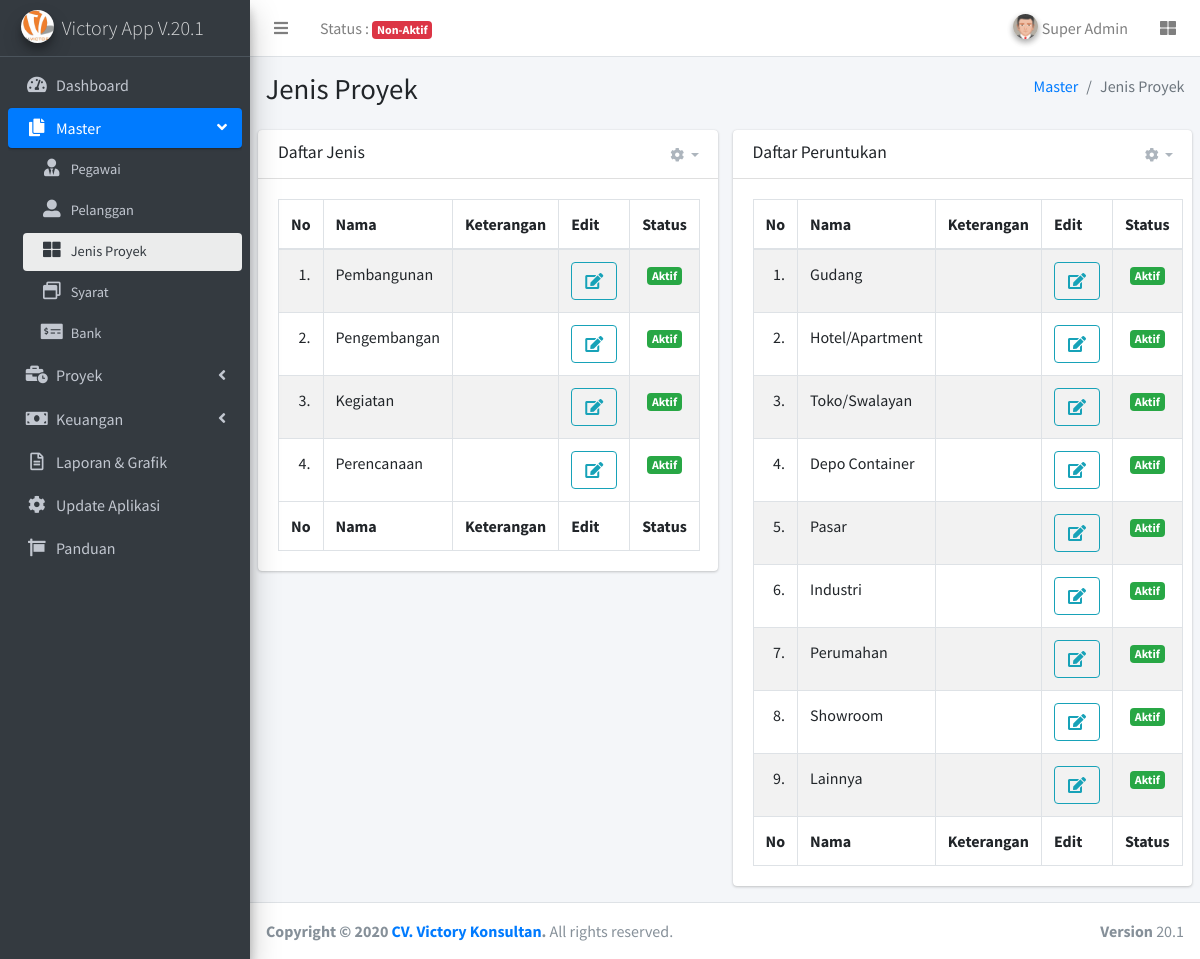
The page /jenisProyek (signed in) on the database its author committed.
### tables this page shows
CREATE TABLE `sim_jenis` (
  `ID` bigint(20) NOT NULL AUTO_INCREMENT,
  `NAMA` varchar(100) NOT NULL,
  `KODE` varchar(25) NOT NULL,
  `KETERANGAN` varchar(200) NOT NULL,
  `STATUS` tinyint(1) NOT NULL,
  PRIMARY KEY (`ID`)
);

CREATE TABLE `sim_peruntukan` (
  `ID` bigint(20) NOT NULL AUTO_INCREMENT,
  `NAMA` varchar(100) NOT NULL,
  `KODE` varchar(25) NOT NULL,
  `KETERANGAN` varchar(200) NOT NULL,
  `STATUS` tinyint(1) NOT NULL,
  PRIMARY KEY (`ID`)
);

### adminpage/conn/conn.php (called while the page is built, shortened)
<?php
	function enkripsi($anu){
		if($anu == ''){
			$val = "";
		}else{
			$val = strrev(implode('-',str_split(str_replace('=','',base64_encode($anu)),5)));
		}
		return $val;
	}
?>

### adminpage/pages/simjenis.php (the view, shortened to what this page needs)
<?php
	require 'adminpage/pages/simheader.php';
?>
  <div class="content-wrapper">
    <section class="content-header">
      <div class="container-fluid">
        <div class="row mb-2">
          <div class="col-sm-6">
            <h1>Jenis Proyek</h1>
          </div>
          <div class="col-sm-6">
            <ol class="breadcrumb float-sm-right">
              <li class="breadcrumb-item"><a href="#">Master</a></li>
              <li class="breadcrumb-item active">Jenis Proyek</li>
            </ol>
          </div>
        </div>
      </div>
    </section>
    <section class="content">
      <div class="row">
        <div class="col-md-6">
          <div class="card">
            <div class="card-header">
              <h3 class="card-title">Daftar Jenis</h3>
			  <div class="card-tools">
                  <div class="btn-group">
                    <button type="button" class="btn btn-tool dropdown-toggle" data-toggle="dropdown">
                      <i class="fas fa-cog"></i>
                    </button>
                  </div>
						</div>
            </div>
            <div class="card-body">
              <table id="tabeljenis" class="table table-striped table-bordered display responsive wrap" style="width:100%">
                <thead>
                <tr>
                  <th>No</th>
                  <th>Nama</th>
                  <th>Keterangan</th>
                  <th>Edit</th>
                  <th>Status</th>
                </tr>
                </thead>
                <tbody>
					<?php
					$no=1;
					while($row = $stmtjenis->fetch(PDO::FETCH_ASSOC)) {
					?>
						<tr data-sim="<?=enkripsi($row['KODE'])?>">
						  <td class="text-right"><?=$no.'.'?></td>
						  <td><?=$row['NAMA']?></td>
						  <td><?=$row['KETERANGAN']?></td>
						  <td><button type="button" class="btn btn-block btn-outline-info editjenis" data-sim="<?=enkripsi($row['KODE'])?>"><i class="fa fa-fw fa-edit"></i></button></td>
						  <td class="text-center"><?=$row['STATUS']==1 ? '<span class="badge bg-success">Aktif</span>' : '<span class="badge bg-danger">Non-aktif</span>' ?></td>
						</tr>
					<?php
					$no++;
					}
					?>
                </tbody>
                <tfoot>
                <tr>
                  <th>No</th>
                  <th>Nama</th>
                  <th>Keterangan</th>
                  <th>Edit</th>
                  <th>Status</th>
                </tr>
                </tfoot>
              </table>
            </div>
          </div>
        </div>
		<div class="col-md-6">
          <div class="card">
            <div class="card-header">
              <h3 class="card-title">Daftar Peruntukan</h3>
			 <div class="card-tools">
                  <div class="btn-group">
                    <button type="button" class="btn btn-tool dropdown-toggle" data-toggle="dropdown">
                      <i class="fas fa-cog"></i>
                    </button>
                  </div>
						</div>
            </div>
            <div class="card-body">
              <table id="tabelperuntukan" class="table table-striped table-bordered display responsive wrap" style="width:100%">
                <thead>
                <tr>
                  <th>No</th>
                  <th>Nama</th>
                  <th>Keterangan</th>
                 <th>Edit</th>
                  <th>Status</th>
                </tr>
                </thead>
                <tbody>
					<?php
					$no=1;
					while($row = $stmtuntuk->fetch(PDO::FETCH_ASSOC)) {
					?>
						<tr data-sim="<?=enkripsi($row['KODE'])?>">
						  <td class="text-right"><?=$no.'.'?></td>
						  <td><?=$row['NAMA']?></td>
						  <td><?=$row['KETERANGAN']?></td>
						  <td><button type="button" class="btn btn-block btn-outline-info editperuntukan" data-sim="<?=enkripsi($row['KODE'])?>"><i class="fa fa-fw fa-edit"></i></button></td>
						  <td class="text-center"><?=$row['STATUS']==1 ? '<span class="badge bg-success">Aktif</span>' : '<span class="badge bg-danger">Non-aktif</span>' ?></td>
						</tr>
					<?php
					$no++;
					}
					?>
                </tbody>
                <tfoot>
                <tr>
                  <th>No</th>
                  <th>Nama</th>
                  <th>Keterangan</th>
                  <th>Edit</th>
                  <th>Status</th>
                </tr>
                </tfoot>
              </table>
            </div>
          </div>
        </div>
      </div>
    </section>
  </div>
<?php
	require 'adminpage/pages/simfooter.php';
?>

### rows shown on the page
sim_jenis: NAMA "Pembangunan", STATUS "Aktif"
sim_jenis: NAMA "Pengembangan", STATUS "Aktif"
sim_jenis: NAMA "Kegiatan", STATUS "Aktif"
sim_jenis: NAMA "Perencanaan", STATUS "Aktif"
sim_peruntukan: NAMA "Gudang", STATUS "Aktif"
sim_peruntukan: NAMA "Hotel/Apartment", STATUS "Aktif"
sim_peruntukan: NAMA "Toko/Swalayan", STATUS "Aktif"
sim_peruntukan: NAMA "Depo Container", STATUS "Aktif"
sim_peruntukan: NAMA "Pasar", STATUS "Aktif"
sim_peruntukan: NAMA "Industri", STATUS "Aktif"
sim_peruntukan: NAMA "Perumahan", STATUS "Aktif"
sim_peruntukan: NAMA "Showroom", STATUS "Aktif"
sim_peruntukan: NAMA "Lainnya", STATUS "Aktif"

### other values the page prints
$_SESSION['userInfo']['NAMA_LENGKAP'] "Super Admin"
